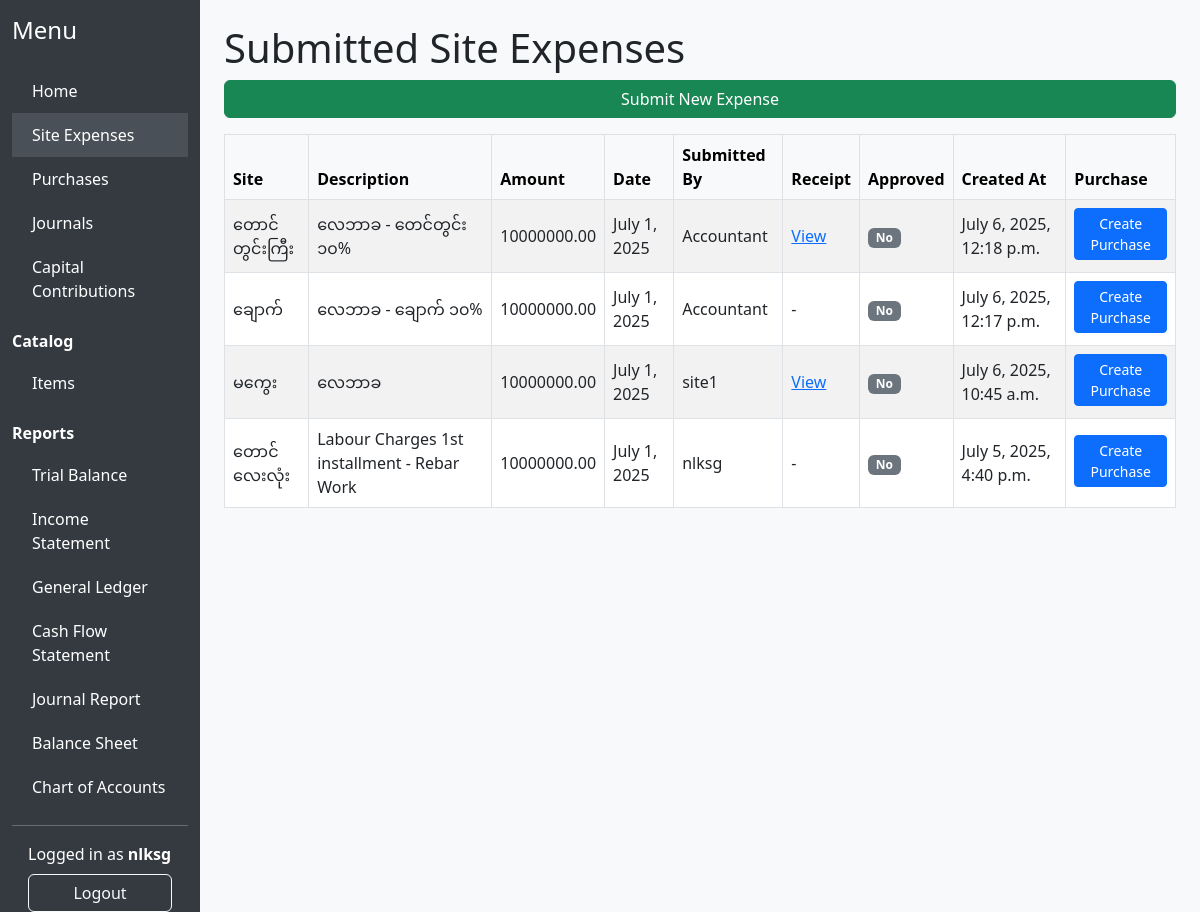
The app's page /siteexpense/ (signed in), older data.
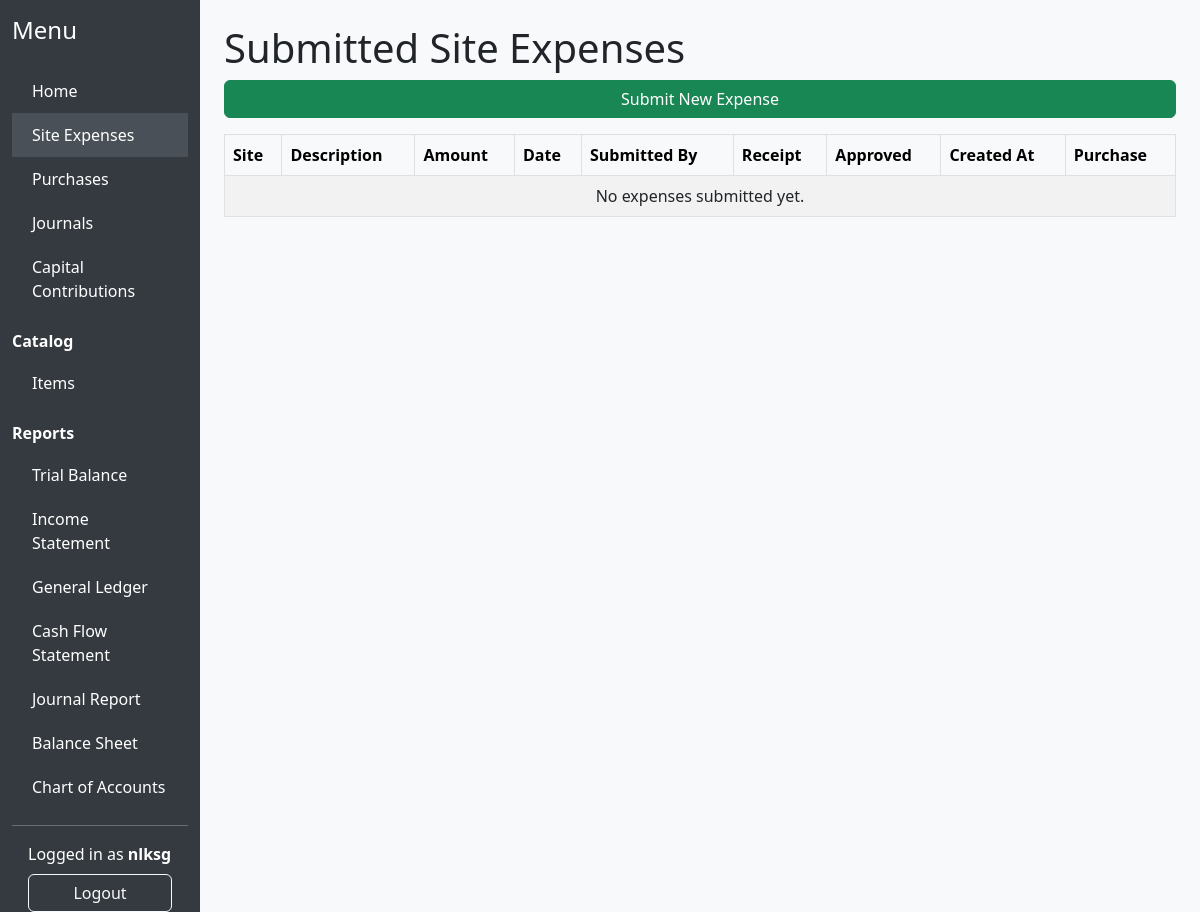
The same page, newer data.
### SiteExpense/models.py (models this page shows, shortened)
class SiteExpense(models.Model):
    site = models.ForeignKey(ConstructionSite, on_delete=models.CASCADE)
    description = models.CharField(max_length=255)
    amount = models.DecimalField(max_digits=12, decimal_places=2)
    date = models.DateField()
    submitted_by = models.CharField(max_length=100)
    receipt = models.ImageField(upload_to='site_expenses/', null=True, blank=True)
    approved = models.BooleanField(default=False)
    created_at = models.DateTimeField(auto_now_add=True)

### accounting/models.py (models this page shows)
class ConstructionSite(models.Model):
    name = models.CharField(max_length=100)
    location = models.CharField(max_length=200)
    def __str__(self):
        return self.name

### SiteExpense/views.py (the view)
# urls.py: path('', views.expense_list, name='expense_list'),
@login_required
def expense_list(request):
    expenses = SiteExpense.objects.all().order_by('-created_at')
    return render(request, 'siteexpense/expense_list.html', {'expenses': expenses})

### accounting/templatetags/accounting_extras.py (called while the page is built)
@register.filter(name='in_groups')
def in_groups(user, group_names):
    if user.is_authenticated:
        group_list = [g.strip() for g in group_names.split(',')]
        return user.groups.filter(name__in=group_list).exists() or user.is_superuser
    return False

@register.filter
def startswith(text, starts):
    if isinstance(text, str):
        return text.startswith(starts)
    return False

@register.filter(name='is_accountant_or_admin')
def is_accountant_or_admin(user):
    return user.groups.filter(name__in=['Accountant', 'Admin']).exists()

### SiteExpense/templates/siteexpense/expense_list.html (shortened to what this page needs)
{% extends 'accounting/base.html' %}
{% load accounting_extras %}
{% block content %}
<h1>Submitted Site Expenses</h1>
<a href="{% url 'siteexpense:submit_expense' %}" class="btn btn-success mb-3 w-100 w-md-auto">Submit New Expense</a>
<div class="table-responsive">
<table class="table table-striped table-bordered bg-white align-middle">
    <thead class="table-light">
        <tr>
            <th>Site</th>
            <th>Description</th>
            <th>Amount</th>
            <th>Date</th>
            <th>Submitted By</th>
            <th>Receipt</th>
            <th>Approved</th>
            <th>Created At</th>
            <th>Purchase</th>
        </tr>
    </thead>
    <tbody>
        {% for expense in expenses %}
        <tr>
            <td>{{ expense.site }}</td>
            <td>{{ expense.description }}</td>
            <td>{{ expense.amount }}</td>
            <td>{{ expense.date }}</td>
            <td>{{ expense.submitted_by }}</td>
            <td>{% if expense.receipt %}<a href="{{ expense.receipt.url }}" target="_blank">View</a>{% else %}-{% endif %}</td>
            <td>{% if expense.approved %}<span class="badge bg-success">Yes</span>{% else %}<span class="badge bg-secondary">No</span>{% endif %}</td>
            <td>{{ expense.created_at }}</td>
            <td>
                {% if expense.purchase %}
                    <a href="{% url 'purchase:purchase_edit' expense.purchase.pk %}" class="btn btn-outline-secondary btn-sm mb-1 w-100">View Purchase</a>
                {% else %}
                    {% if request.user|in_groups:'Admin,Accountant' %}
                        <a href="{% url 'purchase:purchase_create' %}?site_expense={{ expense.pk }}" class="btn btn-primary btn-sm mb-1 w-100">Create Purchase</a>
                    {% else %}
                        <span class="text-muted">N/A</span>
                    {% endif %}
                {% endif %}
            </td>
        </tr>
        {% empty %}
        <tr><td colspan="9" class="text-center">No expenses submitted yet.</td></tr>
        {% endfor %}
    </tbody>
</table>
</div>
{% endblock %}

Row changes from the older to the newer data that the page shows:
removed SiteExpense: site "တောင်တွင်းကြီး", description "လေဘာခ - တေင်တွင်း ၁၀%", amount "10000000.00", date "July 1, 2025", submitted_by "Accountant", approved "No", created_at "July 6, 2025, 12:18 p.m."
removed SiteExpense: site "ချောက်", description "လေဘာခ - ချောက် ၁၀%", amount "10000000.00", date "July 1, 2025", submitted_by "Accountant", approved "No", created_at "July 6, 2025, 12:17 p.m."
removed SiteExpense: site "မကွေး", description "လေဘာခ", amount "10000000.00", date "July 1, 2025", submitted_by "site1", approved "No", created_at "July 6, 2025, 10:45 a.m."
removed SiteExpense: site "တောင်လေးလုံး", description "Labour Charges 1st installment - Rebar Work", amount "10000000.00", date "July 1, 2025", submitted_by "nlksg", approved "No", created_at "July 5, 2025, 4:40 p.m."
Text that changed along with them:
text now shown: "No expenses submitted yet."
